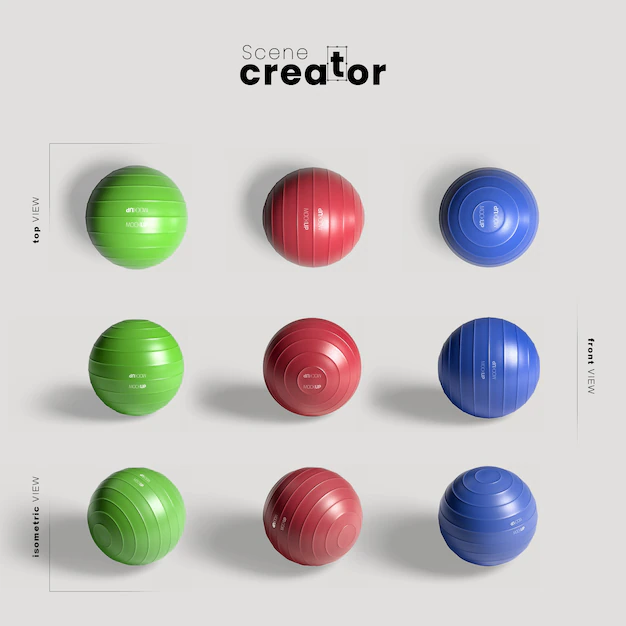
#> input picture Photos/balls_5.webp, 626 x 626 px
$ jupyter execute 'Object Detection HSV Color Space.ipynb'
#> lines starting #> are read from the running program, lines starting #| are printed output that depends on the picture; after the words box and inside, x2 and y2 are one past the last pixel; in counts of white or black regions, pixels touching at a corner belong together
[cell 1]
# HSV, Hue Saturation and value
# more than 150 color space convergence method in opencv
# one is colored to HSV color space

[cell 2]
# hue - color components (base pigment)(0-360)
# saturation - amount of color (depth of the pigment)(0-100%)
# value - brightness of color(0-100%)

[cell 3]
import cv2 as cv
import numpy as np

[cell 4]
def nothing(x):
    pass

cv.namedWindow("Tracking")
cv.createTrackbar("Lower_Hue", "Tracking", 0, 255, nothing)
#> slider 'Lower_Hue' is set to 51
cv.createTrackbar("Lower_Saturation", "Tracking", 0, 255, nothing)
#> slider 'Lower_Saturation' is set to 51
cv.createTrackbar("Lower_Value", "Tracking", 0, 255, nothing)
#> slider 'Lower_Value' is set to 51
cv.createTrackbar("Upper_Hue", "Tracking", 255, 255, nothing)
cv.createTrackbar("Upper_Saturation", "Tracking", 255, 255, nothing)
cv.createTrackbar("Upper_Value", "Tracking", 255, 255, nothing)

while True:
    frame = cv.imread('Photos/balls_5.webp')
#> frame is the input picture: shape (626, 626, 3); mean B, G, R 196.1, 198, 200.1

    hsv = cv.cvtColor(frame, cv.COLOR_BGR2HSV)
#> hsv: shape (626, 626, 3); mean H, S, V 30.9, 28.8, 209.5

    l_h = cv.getTrackbarPos('Lower_Hue', 'Tracking')
    l_s = cv.getTrackbarPos('Lower_Saturation', 'Tracking')
    l_v = cv.getTrackbarPos('Lower_Value', 'Tracking')

    u_h = cv.getTrackbarPos('Upper_Hue', 'Tracking')
    u_s = cv.getTrackbarPos('Upper_Saturation', 'Tracking')
    u_v = cv.getTrackbarPos('Upper_Value', 'Tracking')

    # l_b = np.array([110,50,50])
    # u_b = np.array([130,255,255])

    l_pos = np.array([l_h, l_s, l_v])
    u_pos = np.array([u_h, u_s, u_v])

    mask = cv.inRange(hsv, l_pos, u_pos)
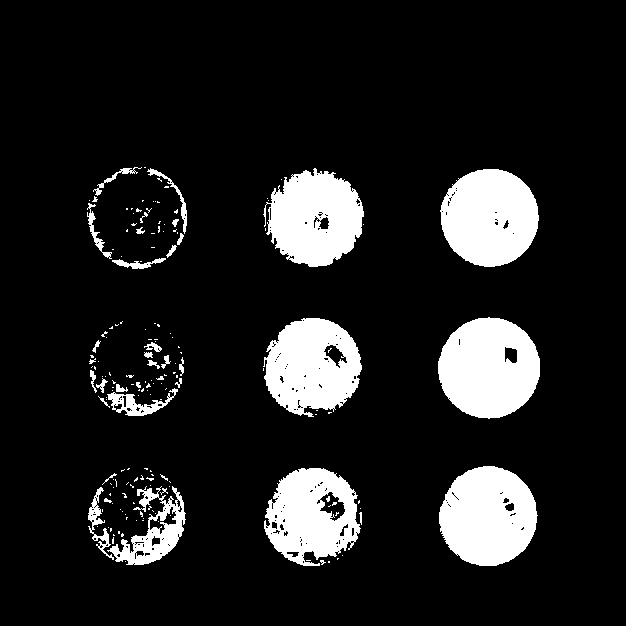
#> mask: shape (626, 626); 12.6% white; 174 white regions (138 under 20 px), largest, box (x1, y1, x2, y2) and area: (438, 317, 540, 419) 7909, (439, 466, 538, 566) 7539, (440, 169, 539, 267) 7490

    res = cv.bitwise_and(frame, frame, mask = mask)
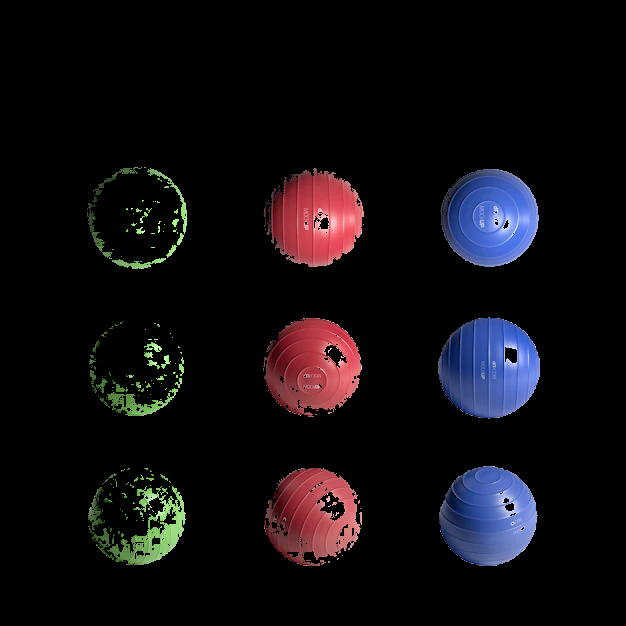
#> res: shape (626, 626, 3); mean B, G, R 15.7, 12.2, 15.2

    cv.imshow("frame", frame)
    cv.imshow("mask", mask)
    cv.imshow("res", res)

    key = cv.waitKey(1)
#> (key Esc is pressed here)
    if key == 27:
        break

cv.destroyAllWindows()

[cell 5]
def nothing(x):
    pass

cap = cv.VideoCapture(0);


cv.namedWindow("Tracking")
cv.createTrackbar("Lower_Hue", "Tracking", 0, 255, nothing)
#> slider 'Lower_Hue' is set to 51
cv.createTrackbar("Lower_Saturation", "Tracking", 0, 255, nothing)
#> slider 'Lower_Saturation' is set to 51
cv.createTrackbar("Lower_Value", "Tracking", 0, 255, nothing)
#> slider 'Lower_Value' is set to 51
cv.createTrackbar("Upper_Hue", "Tracking", 255, 255, nothing)
cv.createTrackbar("Upper_Saturation", "Tracking", 255, 255, nothing)
cv.createTrackbar("Upper_Value", "Tracking", 255, 255, nothing)

while True:
    #frame = cv.imread('Photos/balls_5.webp')
    _, frame = cap.read()
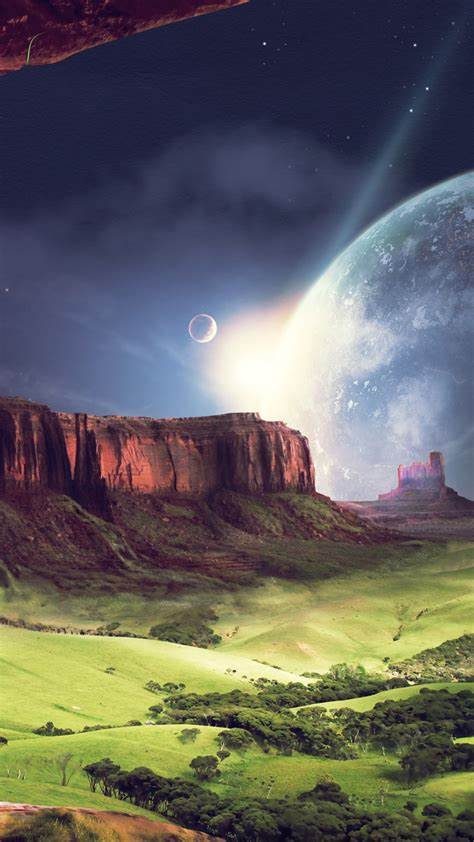
#> input picture OIP (1).jpg, 474 x 842 px, given in place of the camera
#> frame is the input picture: shape (842, 474, 3); mean B, G, R 95.7, 99, 100.6

    hsv = cv.cvtColor(frame, cv.COLOR_BGR2HSV)
#> hsv: shape (842, 474, 3); mean H, S, V 89, 97.7, 119.1

    l_h = cv.getTrackbarPos('Lower_Hue', 'Tracking')
    l_s = cv.getTrackbarPos('Lower_Saturation', 'Tracking')
    l_v = cv.getTrackbarPos('Lower_Value', 'Tracking')

    u_h = cv.getTrackbarPos('Upper_Hue', 'Tracking')
    u_s = cv.getTrackbarPos('Upper_Saturation', 'Tracking')
    u_v = cv.getTrackbarPos('Upper_Value', 'Tracking')

    # l_b = np.array([110,50,50])
    # u_b = np.array([130,255,255])

    l_pos = np.array([l_h, l_s, l_v])
    u_pos = np.array([u_h, u_s, u_v])

    mask = cv.inRange(hsv, l_pos, u_pos)
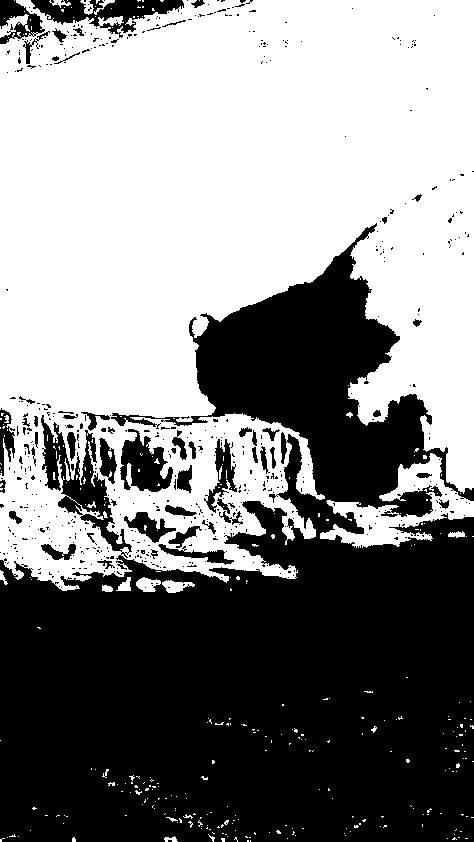
#> mask: shape (842, 474); 52.9% white; 560 black regions (505 under 20 px), largest, box (x1, y1, x2, y2) and area: (0, 223, 474, 842) 174213, (31, 0, 184, 38) 2477, (120, 429, 173, 492) 1930

    res = cv.bitwise_and(frame, frame, mask = mask)
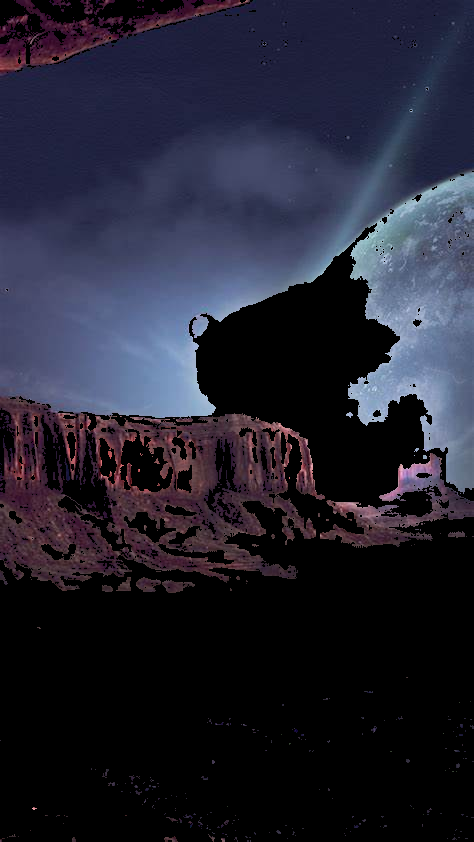
#> res: shape (842, 474, 3); mean B, G, R 49.2, 35.1, 35.3

    cv.imshow("frame", frame)
    cv.imshow("mask", mask)
    cv.imshow("res", res)

    key = cv.waitKey(1)
#> (key Esc is pressed here)
    if key == 27:
        break

cap.release()
cv.destroyAllWindows()
